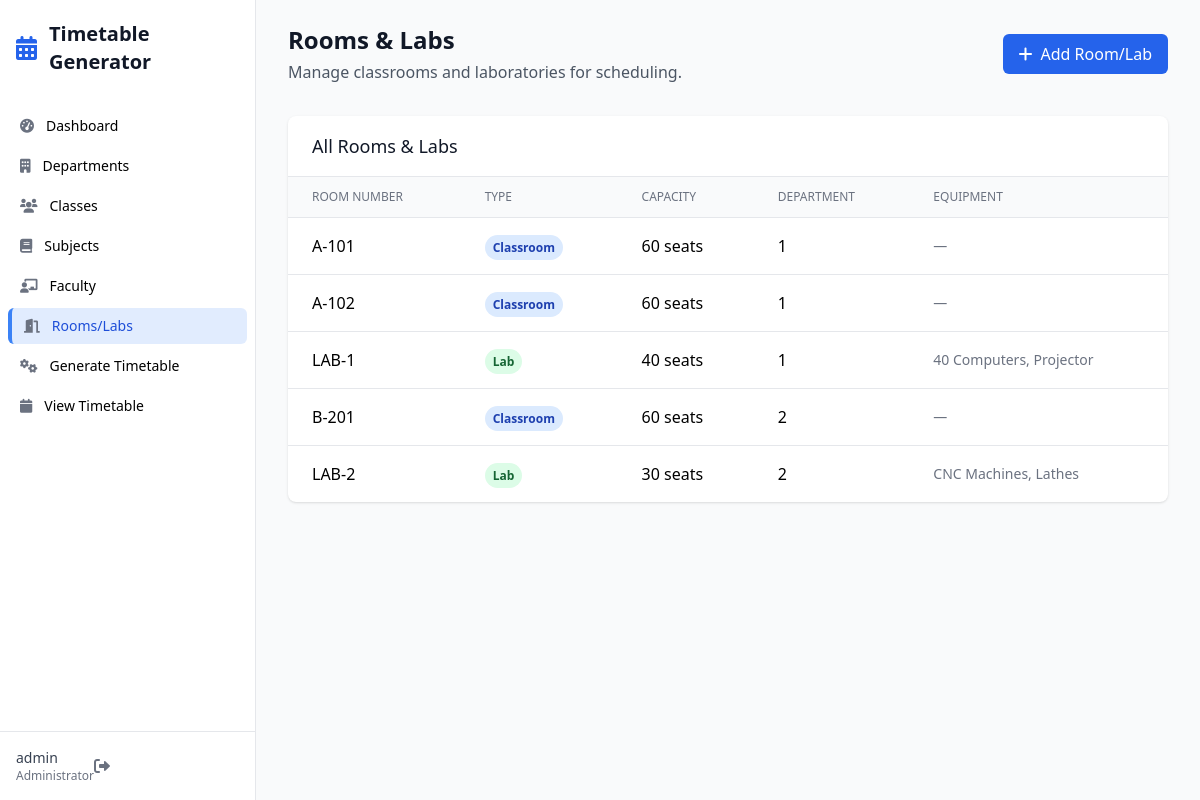
The app's page /rooms (signed in), older data.
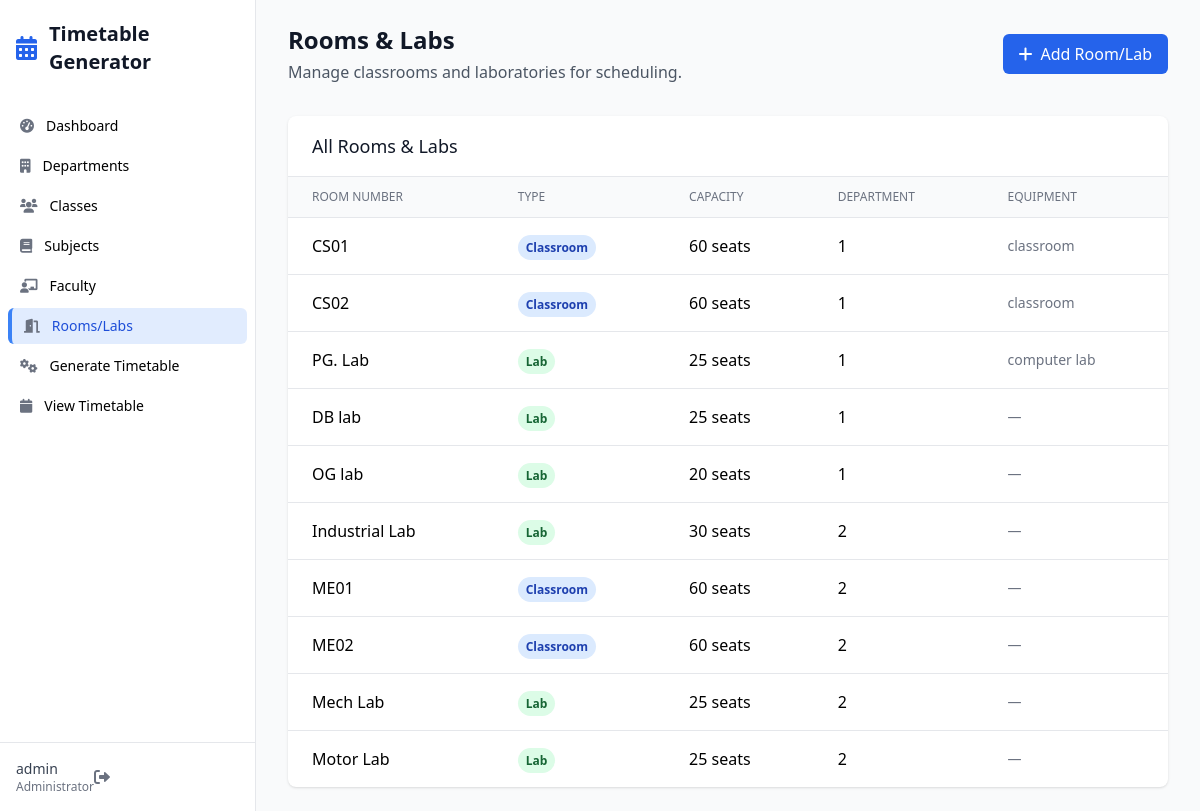
The same page, newer data.
### app.py (models this page shows)
class Room(db.Model):
    id = db.Column(db.Integer, primary_key=True)
    room_number = db.Column(db.String(20), unique=True, nullable=False)
    room_type = db.Column(db.String(20), nullable=False)  # Classroom, Lab, Auditorium
    capacity = db.Column(db.Integer, nullable=False)
    department_id = db.Column(db.Integer, db.ForeignKey('department.id'))
    equipment = db.Column(db.Text)
    created_at = db.Column(db.DateTime, default=datetime.utcnow)
    timetable_entries = db.relationship('Timetable', backref='room', lazy=True)

### app.py (the view)
@app.route('/rooms')
@login_required
def manage_rooms():
    rooms = Room.query.all()
    departments = Department.query.all()
    return render_template('rooms.html', rooms=rooms, departments=departments)

### app.py (called while the page is built)
@login_manager.user_loader
def load_user(user_id):
    return db.session.get(User, int(user_id))

### templates/rooms.html (shortened to what this page needs)
{% extends "base.html" %}
{% block content %}
<div class="mb-8 flex justify-between items-center">
    <div>
        <h2 class="text-2xl font-bold text-gray-900">Rooms & Labs</h2>
        <p class="mt-1 text-gray-600">Manage classrooms and laboratories for scheduling.</p>
    </div>
    <button onclick="toggleAddForm()" class="px-4 py-2 bg-primary-600 text-white rounded-md hover:bg-primary-700">
        <i class="fas fa-plus mr-2"></i>Add Room/Lab
    </button>
</div>
<div class="bg-white rounded-lg shadow overflow-hidden">
    <div class="px-6 py-4 border-b border-gray-200">
        <h3 class="text-lg font-medium text-gray-900">All Rooms & Labs</h3>
    </div>
    {% if rooms %}
    <div class="overflow-x-auto">
        <table class="min-w-full divide-y divide-gray-200">
            <thead class="bg-gray-50">
                <tr>
                    <th class="px-6 py-3 text-left text-xs font-medium text-gray-500 uppercase">Room Number</th>
                    <th class="px-6 py-3 text-left text-xs font-medium text-gray-500 uppercase">Type</th>
                    <th class="px-6 py-3 text-left text-xs font-medium text-gray-500 uppercase">Capacity</th>
                    <th class="px-6 py-3 text-left text-xs font-medium text-gray-500 uppercase">Department</th>
                    <th class="px-6 py-3 text-left text-xs font-medium text-gray-500 uppercase">Equipment</th>
                </tr>
            </thead>
            <tbody class="divide-y divide-gray-200">
                {% for room in rooms %}
                <tr>
                    <td class="px-6 py-4">
                        <span class="font-medium">{{ room.room_number }}</span>
                    </td>
                    <td class="px-6 py-4">
                        <span class="px-2 py-1 text-xs font-semibold rounded-full
                            {% if room.room_type == 'Classroom' %}bg-blue-100 text-blue-800
                            {% elif room.room_type == 'Lab' %}bg-green-100 text-green-800
                            {% else %}bg-purple-100 text-purple-800{% endif %}">
                            {{ room.room_type }}
                        </span>
                    </td>
                    <td class="px-6 py-4">
                        {{ room.capacity }} seats
                    </td>
                    <td class="px-6 py-4">
                        {% if room.department_id %}
                            {{ room.department_id }}
                        {% else %}
                            <span class="text-gray-400">Common</span>
                        {% endif %}
                    </td>
                    <td class="px-6 py-4">
                        <div class="text-sm text-gray-500">
                            {% if room.equipment %}
                                {{ room.equipment[:50] }}{% if room.equipment|length > 50 %}...{% endif %}
                            {% else %}
                                —
                            {% endif %}
                        </div>
                    </td>
                </tr>
                {% endfor %}
            </tbody>
        </table>
    </div>
    {% else %}
    <div class="p-6 text-center text-gray-500">
        No rooms/labs found. Add your first room/lab!
    </div>
    {% endif %}
</div>
{% endblock %}

Row changes from the older to the newer data that the page shows:
removed Room: room_number "A-101", room_type "Classroom", capacity "60", department_id "1"
removed Room: room_number "A-102", room_type "Classroom", capacity "60", department_id "1"
removed Room: room_number "B-201", room_type "Classroom", capacity "60", department_id "2"
added Room: room_number "CS01", room_type "Classroom", capacity "60", department_id "1", equipment "classroom"
added Room: room_number "CS02", room_type "Classroom", capacity "60", department_id "1", equipment "classroom"
changed Room: room_number "LAB-1" → "PG. Lab"; capacity "40" → "25"; equipment "40 Computers, Projector" → "computer lab"
added Room: room_number "DB lab", room_type "Lab", capacity "25", department_id "1"
changed Room: room_number "LAB-2" → "OG lab"; capacity "30" → "20"; department_id "2" → "1"; equipment "CNC Machines, Lathes" → (not shown); now shows "—"
added Room: room_number "Industrial Lab", room_type "Lab", capacity "30", department_id "2"
added Room: room_number "ME01", room_type "Classroom", capacity "60", department_id "2"
added Room: room_number "ME02", room_type "Classroom", capacity "60", department_id "2"
added Room: room_number "Mech Lab", room_type "Lab", capacity "25", department_id "2"
added Room: room_number "Motor Lab", room_type "Lab", capacity "25", department_id "2"
